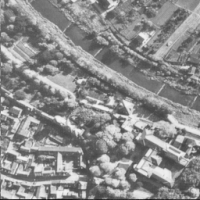
#> input picture Exercise1/image3-1.png, 200 x 200 px
$ jupyter execute Exercicio1.ipynb
#> lines starting #> are read from the running program, lines starting #| are printed output that depends on the picture
Import das Dependencias e Declarção das imagens

[cell 1]
import cv2
import numpy as np
import matplotlib.pyplot as plt
from google.colab.patches import cv2_imshow

img1 = cv2.imread("image3-1.png" , cv2.COLOR_BGR2GRAY)
#> img1 is the input picture: shape (200, 200, 3); min 21, max 243, mean 140.6
img2 = cv2.imread("image3-2.png" , cv2.COLOR_BGR2GRAY)
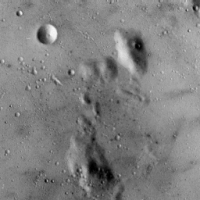
#> input picture Exercise1/image3-2.png, 200 x 200 px
#> img2 is the input picture: shape (200, 200, 3); min 0, max 246, mean 127.8
img3 = cv2.imread("image3-3.png" , cv2.COLOR_BGR2GRAY)
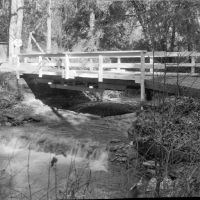
#> input picture Exercise1/image3-3.png, 200 x 200 px
#> img3 is the input picture: shape (200, 200, 3); min 0, max 255, mean 113.8

Lmax = 255

def printImg(img):
  cv2_imshow(img)
  #ou :
  # plt.imshow(img)
  # plt.show()
  #para exibir na grade com plt


print("Inputs: ")
printImg(img1)
printImg(img2)
printImg(img3)

Transformação de potência com diferentes valores de gama.

[cell 2]
def powerTransform(img,Lmax,gama):
#> called with Lmax = 255, gama = 2.3
  img = img.astype(float)                     #convertendo toda a imagem de uint8 para float( a fim de facilitar nas contas)

  C = Lmax/ np.power(img.max(),gama)          #definindo a constante C para ser aplicada em cada pixel da imagem
#> C = 0.000831

  for i in range(len(img)):
    for j in range(len(img[i])):
      img[i][j]= C*np.power(img[i][j],gama)  #formula para transformação em potencia

  img = np.uint8((img / np.max(img)) * 255)   #retornando os valores para uint8. Format utilizado para "imprimir" a imagem

  return img

#GAMA < 1: realça trechos escuros || GAMA > 1 : realça trechos claros
GAMA = 2.3
img1_power = powerTransform(img1,Lmax,GAMA)
img2_power = powerTransform(img2,Lmax,GAMA)
#> call 2 of powerTransform, with Lmax = 255, gama = 2.3
#> in powerTransform (call 2), `C = Lmax/ np.power(img.max(),gama)`: C = 0.000808
#> after the loop in powerTransform (call 2), `for i in range(len(img)):`:
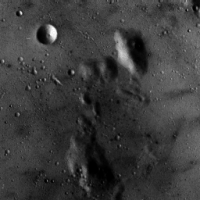
#> img: shape (200, 200, 3) float64; min 0, max 255, mean 60.2
img3_power = powerTransform(img3,Lmax,GAMA)
#> call 3 of powerTransform, with Lmax = 255, gama = 2.3
#> in powerTransform (call 3), `C = Lmax/ np.power(img.max(),gama)`: C = 0.000744
#> after the loop in powerTransform (call 3), `for i in range(len(img)):`:
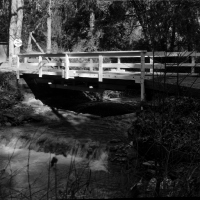
#> img: shape (200, 200, 3) float64; min 0, max 255, mean 52.6

GAMA1 = 0.5
img4_power = powerTransform(img1,Lmax,GAMA1)
#> call 4 of powerTransform, with Lmax = 255, gama = 0.5
#> in powerTransform (call 4), `C = Lmax/ np.power(img.max(),gama)`: C = 16.36
#> after the loop in powerTransform (call 4), `for i in range(len(img)):`:
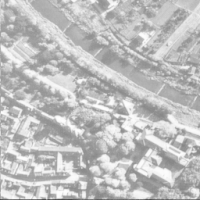
#> img: shape (200, 200, 3) float64; min 74.96, max 255, mean 191.7
img5_power = powerTransform(img2,Lmax,GAMA1)
#> in powerTransform (call 5), `C = Lmax/ np.power(img.max(),gama)`: C = 16.26
#> after the loop in powerTransform (call 5), `for i in range(len(img)):`:
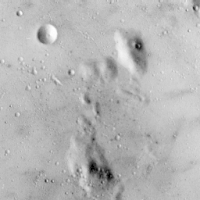
#> img: shape (200, 200, 3) float64; min 0, max 255, mean 182.5
img6_power = powerTransform(img3,Lmax,GAMA1)
#> in powerTransform (call 6), `C = Lmax/ np.power(img.max(),gama)`: C = 15.97
#> after the loop in powerTransform (call 6), `for i in range(len(img)):`:
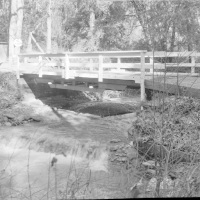
#> img: shape (200, 200, 3) float64; min 0, max 255, mean 165.5

print("Transformação de Potência: ")
print(f"gama = {GAMA}")
printImg(img1_power)
printImg(img2_power)
printImg(img3_power)
print(f"gama = {GAMA1}")
printImg(img4_power)
printImg(img5_power)
printImg(img6_power)

Transformação Logaritma

[cell 3]
def logaritimTransform(img,Lmax):
#> called with Lmax = 255
  img = img.astype(float)                     #convertendo toda a imagem de uint8 para float( a fim de facilitar nas contas)

  C = Lmax/np.log(1+img1.max())               #definindo a constante C para ser aplicada em cada pixel da imagem
#> C = 46.39

  for i in range(len(img)):
    for j in range(len(img[i])):
      img[i][j]= C*(np.log(1+img[i][j]))      #formula para transformação logaritma
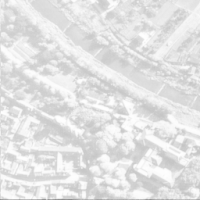
#> img: shape (200, 200, 3) float64; min 143.4, max 255, mean 227.6

  img = np.uint8((img / np.max(img)) * 255)   #retornando os valores para uint8. Format utilizado para "imprimir" a imagem

  return img

img1_log = logaritimTransform(img1,Lmax)
img2_log = logaritimTransform(img2,Lmax)
#> call 2 of logaritimTransform, with Lmax = 255
#> after the loop in logaritimTransform (call 2), `for i in range(len(img)):`:
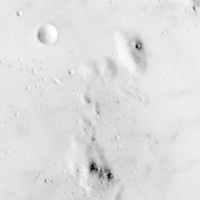
#> img: shape (200, 200, 3) float64; min 0, max 255.6, mean 223.8; drawn with min black and max white
img3_log = logaritimTransform(img3,Lmax)
#> call 3 of logaritimTransform, with Lmax = 255
#> after the loop in logaritimTransform (call 3), `for i in range(len(img)):`:
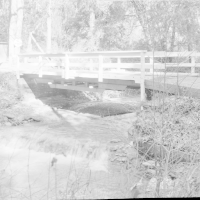
#> img: shape (200, 200, 3) float64; min 0, max 257.2, mean 214.2; drawn with min black and max white

print("Transformação Logaritma: ")
printImg(img1_log)
printImg(img2_log)
printImg(img3_log)
